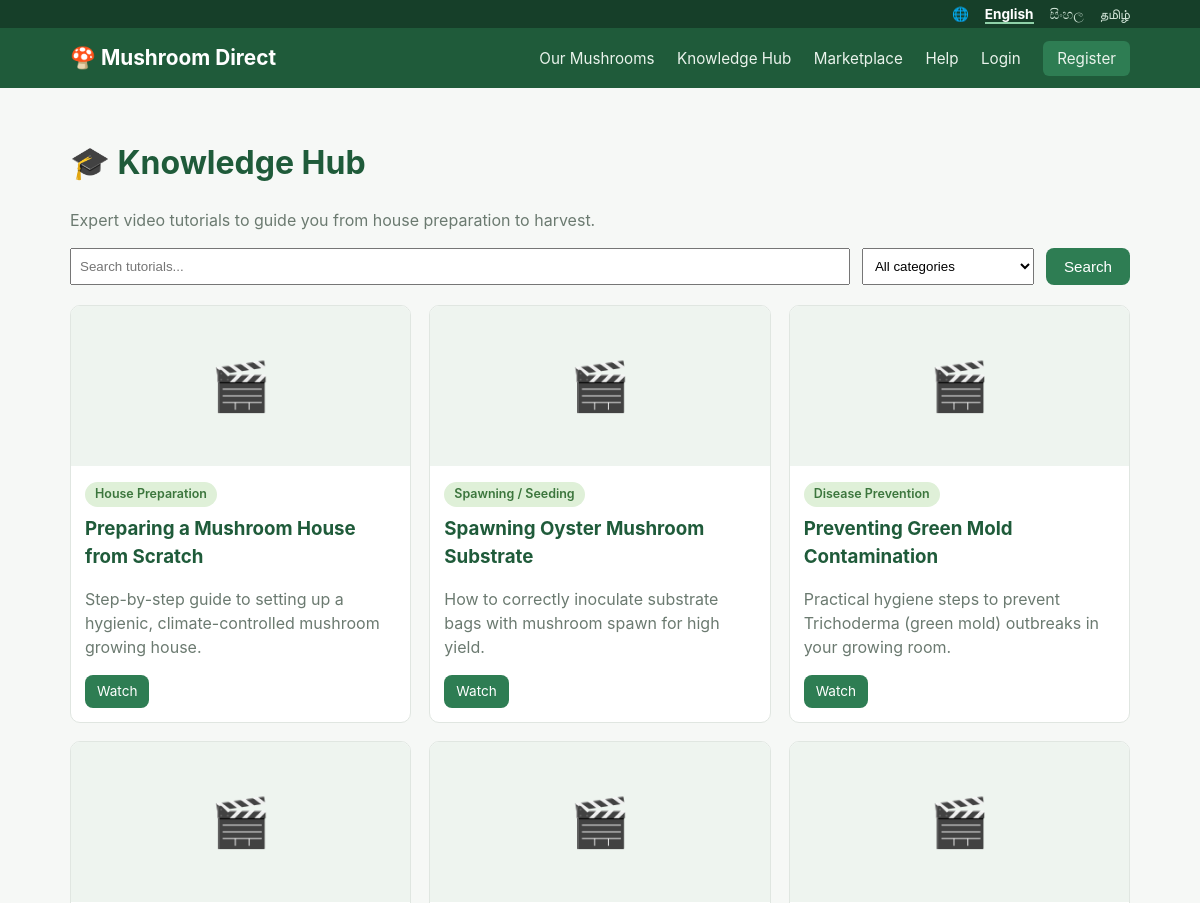
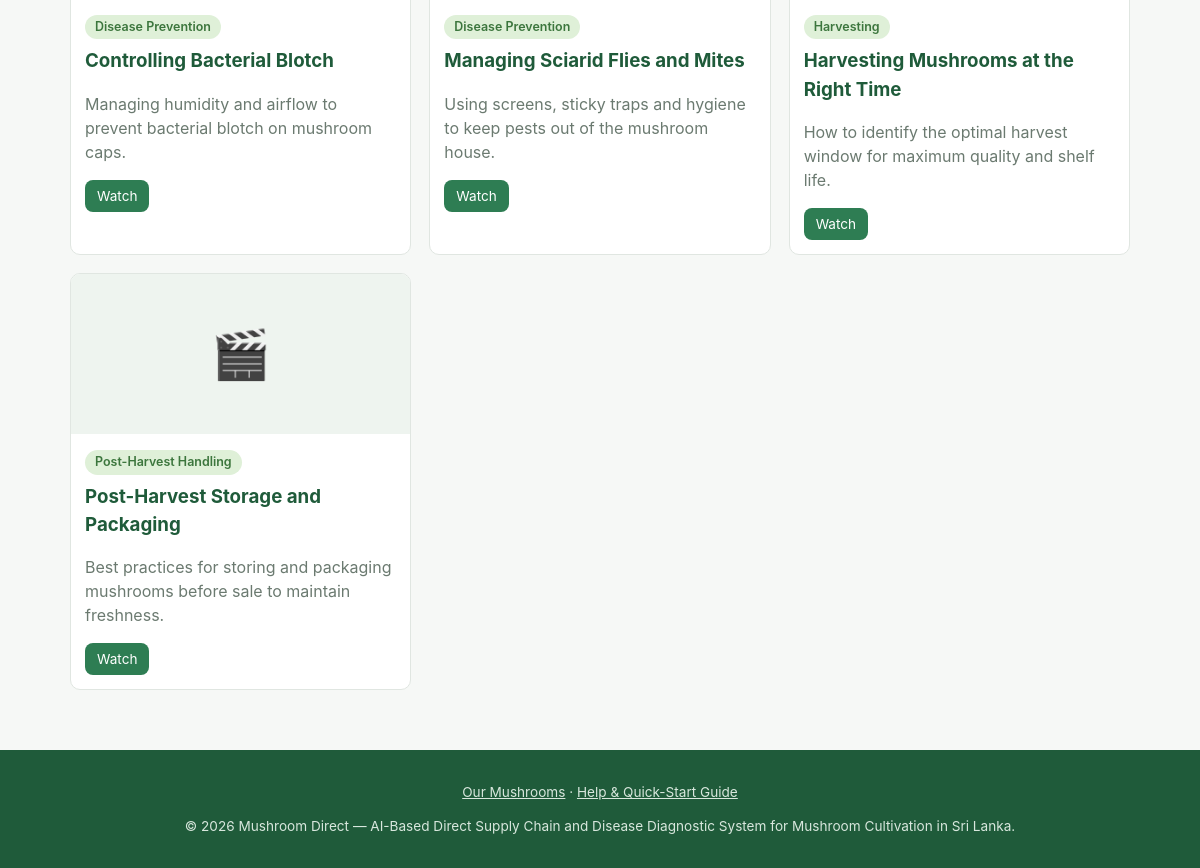
Page /knowledge/index.php on the committed database (2 pictures, top to bottom).
### tables this page shows
CREATE TABLE tutorials (
  id INT AUTO_INCREMENT PRIMARY KEY,
  category_id INT NULL,
  title VARCHAR(200) NOT NULL,
  title_si VARCHAR(255) NULL,
  title_ta VARCHAR(255) NULL,
  description TEXT,
  description_si TEXT,
  description_ta TEXT,
  video_url VARCHAR(255) NOT NULL,
  thumbnail VARCHAR(255),
  related_disease_id INT NULL COMMENT 'Used for FR-EDU.4 related-tutorial suggestions',
  created_at TIMESTAMP DEFAULT CURRENT_TIMESTAMP,
  FOREIGN KEY (category_id) REFERENCES tutorial_categories(id),
  FOREIGN KEY (related_disease_id) REFERENCES disease_types(id)
);

CREATE TABLE tutorial_categories (
  id INT AUTO_INCREMENT PRIMARY KEY,
  name VARCHAR(100) NOT NULL,
  name_si VARCHAR(150) NULL,
  name_ta VARCHAR(150) NULL
);

### includes/functions.php (called while the page is built, shortened)
<?php
function e($value) {
    return htmlspecialchars((string) $value, ENT_QUOTES, 'UTF-8');
}
function current_lang() {
    static $lang = null;
    if ($lang === null) {
        $lang = $_SESSION['lang'] ?? ($_COOKIE['lang'] ?? 'en');
    }
    return $lang;
}
function set_lang_from_request() {
    $lang = $_GET['lang'] ?? null;
}
function t($key, array $vars = []) {
    static $strings = [];
    $lang = current_lang();
    if (!isset($strings[$lang])) {
        $strings['en'] = $strings['en'] ?? require __DIR__ . '/../lang/en.php';
        $strings[$lang] = $lang === 'en' ? $strings['en'] : require __DIR__ . '/../lang/' . $lang . '.php';
    }
    $text = $strings[$lang][$key] ?? ($strings['en'][$key] ?? $key);
    return $text;
}
function te($key, array $vars = []) {
    return e(t($key, $vars));
}
function tr_field($row, $field) {
    $lang = current_lang();
    return $row[$field] ?? '';
}

### knowledge/index.php (the view, shortened to what this page needs)
<?php
require_once __DIR__ . '/../includes/bootstrap.php';
$search = trim($_GET['q'] ?? '');
$sql = 'SELECT t.*, c.name AS category_name, c.name_si AS category_name_si, c.name_ta AS category_name_ta FROM tutorials t LEFT JOIN tutorial_categories c ON c.id = t.category_id WHERE 1=1';
$params = [];
$sql .= ' ORDER BY t.created_at DESC';
$stmt = $pdo->prepare($sql);
$stmt->execute($params);
$tutorials = $stmt->fetchAll();
include __DIR__ . '/../includes/header.php';
?>
<h1>🎓 <?= te('nav.knowledge') ?></h1>
<p class="muted"><?= te('kh.intro') ?></p>
<form method="get" action="" style="display:flex; gap:12px; flex-wrap:wrap; margin-bottom:20px;">
  <input type="text" name="q" value="<?= e($search) ?>" placeholder="<?= te('kh.search_ph') ?>" style="padding:8px; flex:1; min-width:200px;">
  <select name="category" style="padding:8px;">
    <option value="0"><?= te('kh.all_categories') ?></option>
  </select>
  <button type="submit" class="btn" style="margin-top:0;"><?= te('common.search') ?></button>
</form>
<?php if (!$tutorials): ?>
  <p class="muted"><?= te('kh.none') ?></p>
<?php else: ?>
  <div class="grid">
    <?php foreach ($tutorials as $t): ?>
      <div class="tutorial-card">
        <?php if ($t['thumbnail']): ?>
          <img src="<?= BASE_URL ?>/assets/uploads/tutorials/<?= e($t['thumbnail']) ?>" alt="">
        <?php else: ?>
          <div class="pic-fallback" style="height:160px; min-height:0; font-size:3rem;">🎬</div>
        <?php endif; ?>
        <div class="body">
          <span class="badge badge-active"><?= e($t['category_name'] ? tr_field($t, 'category_name') : t('kh.general')) ?></span>
          <h3 style="margin: 8px 0 4px;"><?= e(tr_field($t, 'title')) ?></h3>
          <p class="muted"><?= e(mb_strimwidth(tr_field($t, 'description'), 0, 110, '...')) ?></p>
          <a href="<?= BASE_URL ?>/knowledge/view.php?id=<?= (int) $t['id'] ?>" class="btn btn-small"><?= te('diag.watch') ?></a>
        </div>
      </div>
    <?php endforeach; ?>
  </div>
<?php endif; ?>
<?php include __DIR__ . '/../includes/footer.php'; ?>

### assets/css/style.css (style rules this page uses)
:root { --green: #2e7d53; --green-dark: #1f5b3a; --navy: #1f4e5f; --bg: #f6f8f6; --card: #ffffff; --text: #26332c; --muted: #6b7a70; --border: #e0e6e1; --danger: #c0392b; --radius: 10px; }
* { box-sizing: border-box; }
body { margin: 0; font-family: -apple-system, "Segoe UI", Roboto, Arial, sans-serif; background: var(--bg); color: var(--text); line-height: 1.5; }
h1, h2, h3 { color: var(--green-dark); }
.grid { display: grid; gap: 18px; grid-template-columns: repeat(auto-fill, minmax(260px, 1fr)); }
.listing-card, .tutorial-card { background: var(--card); border: 1px solid var(--border); border-radius: var(--radius); overflow: hidden; }
.listing-card .body, .tutorial-card .body { padding: 14px; }
.btn { display: inline-block; background: var(--green); color: #fff; border: none; padding: 10px 18px; border-radius: 8px; font-size: 0.95rem; cursor: pointer; text-decoration: none; margin-top: 16px; }
.btn-small { padding: 6px 12px; font-size: 0.85rem; margin-top: 0; }
.badge { display: inline-block; padding: 3px 10px; border-radius: 999px; font-size: 0.78rem; font-weight: 600; }
.badge-active { background: #dff0d8; color: #3c763d; }
.muted { color: var(--muted); }
.pic-fallback { background: #eef4ef; display: flex; align-items: center; justify-content: center; height: 100%; min-height: 180px; }

### rows in the picture
tutorials: category.name "House Preparation", title "Preparing a Mushroom House from Scratch", description "Step-by-step guide to setting up a hygienic, climate-controlled mushroom growing house."
tutorials: category.name "Spawning / Seeding", title "Spawning Oyster Mushroom Substrate", description "How to correctly inoculate substrate bags with mushroom spawn for high yield."
tutorials: category.name "Disease Prevention", title "Preventing Green Mold Contamination", description "Practical hygiene steps to prevent Trichoderma (green mold) outbreaks in your growing room."
tutorials: category.name "Disease Prevention", title "Controlling Bacterial Blotch", description "Managing humidity and airflow to prevent bacterial blotch on mushroom caps."
tutorials: category.name "Disease Prevention", title "Managing Sciarid Flies and Mites", description "Using screens, sticky traps and hygiene to keep pests out of the mushroom house."
tutorials: category.name "Harvesting", title "Harvesting Mushrooms at the Right Time", description "How to identify the optimal harvest window for maximum quality and shelf life."
tutorials: category.name "Post-Harvest Handling", title "Post-Harvest Storage and Packaging", description "Best practices for storing and packaging mushrooms before sale to maintain freshness."

### other values in the picture
$label "English"
$label "සිංහල"
$label "தமிழ்"
te('app.name') "Mushroom Direct"
te('nav.mushrooms') "Our Mushrooms"
te('nav.knowledge') "Knowledge Hub"
te('nav.marketplace') "Marketplace"
te('nav.help') "Help"
te('nav.login') "Login"
te('nav.register') "Register"
te('kh.intro') "Expert video tutorials to guide you from house preparation to harvest."
te('common.search') "Search"
te('footer.help') "Help & Quick-Start Guide"
te('footer.tagline') "AI-Based Direct Supply Chain and Disease Diagnostic System for Mushroom Cultivation in Sri Lanka."
form field category "All categories"
